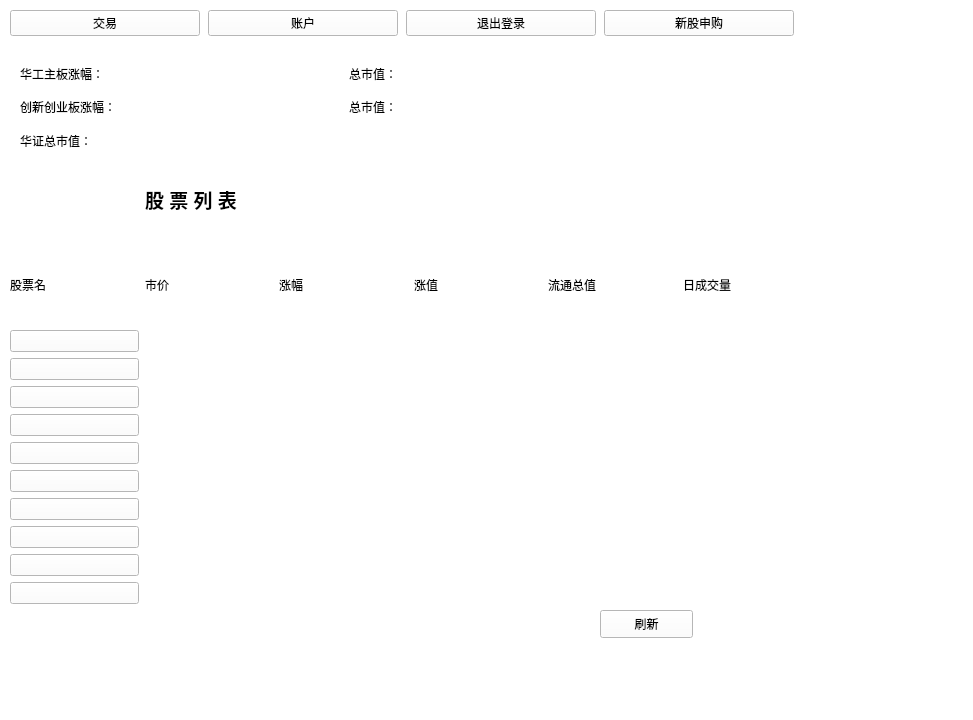
<?xml version="1.0" encoding="UTF-8"?>
<ui version="4.0">
 <class>afterLoginin</class>
 <widget class="QMainWindow" name="afterLoginin">
  <property name="geometry">
   <rect>
    <x>0</x>
    <y>0</y>
    <width>973</width>
    <height>720</height>
   </rect>
  </property>
  <property name="windowTitle">
   <string>MainWindow</string>
  </property>
  <property name="styleSheet">
   <string notr="true">background:rgb(255, 255, 255)</string>
  </property>
  <widget class="QWidget" name="centralwidget">
   <widget class="QWidget" name="gridLayoutWidget">
    <property name="geometry">
     <rect>
      <x>20</x>
      <y>60</y>
      <width>651</width>
      <height>94</height>
     </rect>
    </property>
    <layout class="QGridLayout" name="gridLayout">
     <item row="0" column="2">
      <widget class="QLabel" name="label_5">
       <property name="text">
        <string>总市值：</string>
       </property>
      </widget>
     </item>
     <item row="2" column="2">
      <widget class="QLabel" name="label_6">
       <property name="text">
        <string>总市值：</string>
       </property>
      </widget>
     </item>
     <item row="0" column="0">
      <widget class="QLabel" name="label_2">
       <property name="text">
        <string>华工主板涨幅：</string>
       </property>
      </widget>
     </item>
     <item row="2" column="0">
      <widget class="QLabel" name="label_3">
       <property name="text">
        <string>创新创业板涨幅：</string>
       </property>
      </widget>
     </item>
     <item row="3" column="0">
      <widget class="QLabel" name="label_4">
       <property name="text">
        <string>华证总市值：</string>
       </property>
      </widget>
     </item>
     <item row="3" column="1">
      <widget class="QLabel" name="label_9">
       <property name="text">
        <string/>
       </property>
      </widget>
     </item>
     <item row="0" column="1">
      <widget class="QLabel" name="label_7">
       <property name="text">
        <string/>
       </property>
      </widget>
     </item>
     <item row="2" column="1">
      <widget class="QLabel" name="label_8">
       <property name="text">
        <string/>
       </property>
      </widget>
     </item>
     <item row="0" column="3">
      <widget class="QLabel" name="label_10">
       <property name="text">
        <string/>
       </property>
      </widget>
     </item>
     <item row="2" column="3">
      <widget class="QLabel" name="label_11">
       <property name="text">
        <string/>
       </property>
      </widget>
     </item>
    </layout>
   </widget>
   <widget class="QWidget" name="gridLayoutWidget_3">
    <property name="geometry">
     <rect>
      <x>10</x>
      <y>160</y>
      <width>801</width>
      <height>444</height>
     </rect>
    </property>
    <layout class="QGridLayout" name="gridLayout_3">
     <item row="2" column="5">
      <widget class="QLabel" name="label_a15">
       <property name="text">
        <string/>
       </property>
      </widget>
     </item>
     <item row="3" column="2">
      <widget class="QLabel" name="label_a22">
       <property name="text">
        <string/>
       </property>
      </widget>
     </item>
     <item row="9" column="0">
      <widget class="QPushButton" name="pushButton_10">
       <property name="text">
        <string/>
       </property>
      </widget>
     </item>
     <item row="5" column="0">
      <widget class="QPushButton" name="pushButton_3">
       <property name="text">
        <string/>
       </property>
      </widget>
     </item>
     <item row="3" column="4">
      <widget class="QLabel" name="label_a24">
       <property name="text">
        <string/>
       </property>
      </widget>
     </item>
     <item row="1" column="2">
      <widget class="QLabel" name="label_45">
       <property name="text">
        <string>涨幅</string>
       </property>
      </widget>
     </item>
     <item row="2" column="0">
      <widget class="QPushButton" name="pushButton_4">
       <property name="text">
        <string/>
       </property>
      </widget>
     </item>
     <item row="3" column="5">
      <widget class="QLabel" name="label_a25">
       <property name="text">
        <string/>
       </property>
      </widget>
     </item>
     <item row="4" column="0">
      <widget class="QPushButton" name="pushButton_2">
       <property name="text">
        <string/>
       </property>
      </widget>
     </item>
     <item row="2" column="4">
      <widget class="QLabel" name="label_a14">
       <property name="text">
        <string/>
       </property>
      </widget>
     </item>
     <item row="2" column="1">
      <widget class="QLabel" name="label_a11">
       <property name="text">
        <string/>
       </property>
      </widget>
     </item>
     <item row="8" column="0">
      <widget class="QPushButton" name="pushButton_9">
       <property name="text">
        <string/>
       </property>
      </widget>
     </item>
     <item row="10" column="0">
      <widget class="QPushButton" name="pushButton_11">
       <property name="text">
        <string/>
       </property>
      </widget>
     </item>
     <item row="3" column="1">
      <widget class="QLabel" name="label_a21">
       <property name="text">
        <string/>
       </property>
      </widget>
     </item>
     <item row="7" column="0">
      <widget class="QPushButton" name="pushButton_7">
       <property name="text">
        <string/>
       </property>
      </widget>
     </item>
     <item row="3" column="0">
      <widget class="QPushButton" name="pushButton_8">
       <property name="text">
        <string/>
       </property>
      </widget>
     </item>
     <item row="1" column="3">
      <widget class="QLabel" name="label_44">
       <property name="text">
        <string>涨值</string>
       </property>
      </widget>
     </item>
     <item row="1" column="4">
      <widget class="QLabel" name="label_43">
       <property name="text">
        <string>流通总值</string>
       </property>
      </widget>
     </item>
     <item row="2" column="2">
      <widget class="QLabel" name="label_a12">
       <property name="text">
        <string/>
       </property>
      </widget>
     </item>
     <item row="1" column="5">
      <widget class="QLabel" name="label_41">
       <property name="text">
        <string>日成交量</string>
       </property>
      </widget>
     </item>
     <item row="2" column="3">
      <widget class="QLabel" name="label_a13">
       <property name="text">
        <string/>
       </property>
      </widget>
     </item>
     <item row="3" column="3">
      <widget class="QLabel" name="label_a23">
       <property name="text">
        <string/>
       </property>
      </widget>
     </item>
     <item row="6" column="0">
      <widget class="QPushButton" name="pushButton_5">
       <property name="text">
        <string/>
       </property>
      </widget>
     </item>
     <item row="1" column="1">
      <widget class="QLabel" name="label_46">
       <property name="text">
        <string>市价</string>
       </property>
      </widget>
     </item>
     <item row="11" column="0">
      <widget class="QPushButton" name="pushButton_12">
       <property name="text">
        <string/>
       </property>
      </widget>
     </item>
     <item row="4" column="1">
      <widget class="QLabel" name="label_a31">
       <property name="text">
        <string/>
       </property>
      </widget>
     </item>
     <item row="5" column="1">
      <widget class="QLabel" name="label_a41">
       <property name="text">
        <string/>
       </property>
      </widget>
     </item>
     <item row="6" column="1">
      <widget class="QLabel" name="label_a51">
       <property name="text">
        <string/>
       </property>
      </widget>
     </item>
     <item row="7" column="1">
      <widget class="QLabel" name="label_a61">
       <property name="text">
        <string/>
       </property>
      </widget>
     </item>
     <item row="8" column="1">
      <widget class="QLabel" name="label_a71">
       <property name="text">
        <string/>
       </property>
      </widget>
     </item>
     <item row="9" column="1">
      <widget class="QLabel" name="label_a81">
       <property name="text">
        <string/>
       </property>
      </widget>
     </item>
     <item row="10" column="1">
      <widget class="QLabel" name="label_a91">
       <property name="text">
        <string/>
       </property>
      </widget>
     </item>
     <item row="11" column="1">
      <widget class="QLabel" name="label_a101">
       <property name="text">
        <string/>
       </property>
      </widget>
     </item>
     <item row="11" column="2">
      <widget class="QLabel" name="label_a102">
       <property name="text">
        <string/>
       </property>
      </widget>
     </item>
     <item row="10" column="2">
      <widget class="QLabel" name="label_a92">
       <property name="text">
        <string/>
       </property>
      </widget>
     </item>
     <item row="9" column="2">
      <widget class="QLabel" name="label_a82">
       <property name="text">
        <string/>
       </property>
      </widget>
     </item>
     <item row="8" column="2">
      <widget class="QLabel" name="label_a72">
       <property name="text">
        <string/>
       </property>
      </widget>
     </item>
     <item row="7" column="2">
      <widget class="QLabel" name="label_a62">
       <property name="text">
        <string/>
       </property>
      </widget>
     </item>
     <item row="6" column="2">
      <widget class="QLabel" name="label_a52">
       <property name="text">
        <string/>
       </property>
      </widget>
     </item>
     <item row="5" column="2">
      <widget class="QLabel" name="label_a42">
       <property name="text">
        <string/>
       </property>
      </widget>
     </item>
     <item row="4" column="2">
      <widget class="QLabel" name="label_a32">
       <property name="text">
        <string/>
       </property>
      </widget>
     </item>
     <item row="6" column="3">
      <widget class="QLabel" name="label_a53">
       <property name="text">
        <string/>
       </property>
      </widget>
     </item>
     <item row="5" column="3">
      <widget class="QLabel" name="label_a43">
       <property name="text">
        <string/>
       </property>
      </widget>
     </item>
     <item row="4" column="3">
      <widget class="QLabel" name="label_a33">
       <property name="text">
        <string/>
       </property>
      </widget>
     </item>
     <item row="7" column="3">
      <widget class="QLabel" name="label_a63">
       <property name="text">
        <string/>
       </property>
      </widget>
     </item>
     <item row="8" column="3">
      <widget class="QLabel" name="label_a73">
       <property name="text">
        <string/>
       </property>
      </widget>
     </item>
     <item row="9" column="3">
      <widget class="QLabel" name="label_a83">
       <property name="text">
        <string/>
       </property>
      </widget>
     </item>
     <item row="10" column="3">
      <widget class="QLabel" name="label_a93">
       <property name="text">
        <string/>
       </property>
      </widget>
     </item>
     <item row="11" column="3">
      <widget class="QLabel" name="label_a103">
       <property name="text">
        <string/>
       </property>
      </widget>
     </item>
     <item row="4" column="4">
      <widget class="QLabel" name="label_a34">
       <property name="text">
        <string/>
       </property>
      </widget>
     </item>
     <item row="5" column="4">
      <widget class="QLabel" name="label_a44">
       <property name="text">
        <string/>
       </property>
      </widget>
     </item>
     <item row="6" column="4">
      <widget class="QLabel" name="label_a54">
       <property name="text">
        <string/>
       </property>
      </widget>
     </item>
     <item row="7" column="4">
      <widget class="QLabel" name="label_a64">
       <property name="text">
        <string/>
       </property>
      </widget>
     </item>
     <item row="8" column="4">
      <widget class="QLabel" name="label_a74">
       <property name="text">
        <string/>
       </property>
      </widget>
     </item>
     <item row="9" column="4">
      <widget class="QLabel" name="label_a84">
       <property name="text">
        <string/>
       </property>
      </widget>
     </item>
     <item row="10" column="4">
      <widget class="QLabel" name="label_a94">
       <property name="text">
        <string/>
       </property>
      </widget>
     </item>
     <item row="11" column="4">
      <widget class="QLabel" name="label_a104">
       <property name="text">
        <string/>
       </property>
      </widget>
     </item>
     <item row="4" column="5">
      <widget class="QLabel" name="label_a35">
       <property name="text">
        <string/>
       </property>
      </widget>
     </item>
     <item row="5" column="5">
      <widget class="QLabel" name="label_a45">
       <property name="text">
        <string/>
       </property>
      </widget>
     </item>
     <item row="6" column="5">
      <widget class="QLabel" name="label_a55">
       <property name="text">
        <string/>
       </property>
      </widget>
     </item>
     <item row="7" column="5">
      <widget class="QLabel" name="label_a65">
       <property name="text">
        <string/>
       </property>
      </widget>
     </item>
     <item row="8" column="5">
      <widget class="QLabel" name="label_a75">
       <property name="text">
        <string/>
       </property>
      </widget>
     </item>
     <item row="9" column="5">
      <widget class="QLabel" name="label_a85">
       <property name="text">
        <string/>
       </property>
      </widget>
     </item>
     <item row="10" column="5">
      <widget class="QLabel" name="label_a95">
       <property name="text">
        <string/>
       </property>
      </widget>
     </item>
     <item row="11" column="5">
      <widget class="QLabel" name="label_a105">
       <property name="text">
        <string/>
       </property>
      </widget>
     </item>
     <item row="0" column="1" colspan="2">
      <widget class="QLabel" name="label_39">
       <property name="text">
        <string>&lt;html&gt;&lt;head/&gt;&lt;body&gt;&lt;p&gt;&lt;span style=&quot; font-size:14pt; font-weight:600;&quot;&gt;           股 票 列 表&lt;/span&gt;&lt;/p&gt;&lt;/body&gt;&lt;/html&gt;</string>
       </property>
      </widget>
     </item>
     <item row="1" column="0">
      <widget class="QLabel" name="label_12">
       <property name="text">
        <string>股票名</string>
       </property>
      </widget>
     </item>
    </layout>
   </widget>
   <widget class="QWidget" name="horizontalLayoutWidget">
    <property name="geometry">
     <rect>
      <x>10</x>
      <y>10</y>
      <width>784</width>
      <height>41</height>
     </rect>
    </property>
    <layout class="QHBoxLayout" name="horizontalLayout">
     <property name="spacing">
      <number>8</number>
     </property>
     <property name="sizeConstraint">
      <enum>QLayout::SetMaximumSize</enum>
     </property>
     <item>
      <widget class="QPushButton" name="transAction">
       <property name="text">
        <string>交易</string>
       </property>
      </widget>
     </item>
     <item>
      <widget class="QPushButton" name="Account">
       <property name="text">
        <string>账户</string>
       </property>
      </widget>
     </item>
     <item>
      <widget class="QPushButton" name="pushButton_6">
       <property name="text">
        <string>退出登录</string>
       </property>
      </widget>
     </item>
     <item>
      <widget class="QPushButton" name="pushButton">
       <property name="text">
        <string>新股申购</string>
       </property>
      </widget>
     </item>
    </layout>
   </widget>
   <widget class="QPushButton" name="pushButton_13">
    <property name="geometry">
     <rect>
      <x>600</x>
      <y>610</y>
      <width>93</width>
      <height>28</height>
     </rect>
    </property>
    <property name="text">
     <string>刷新</string>
    </property>
   </widget>
   <widget class="QLabel" name="label">
    <property name="geometry">
     <rect>
      <x>730</x>
      <y>80</y>
      <width>151</width>
      <height>51</height>
     </rect>
    </property>
    <property name="text">
     <string/>
    </property>
   </widget>
  </widget>
  <widget class="QMenuBar" name="menubar">
   <property name="geometry">
    <rect>
     <x>0</x>
     <y>0</y>
     <width>973</width>
     <height>26</height>
    </rect>
   </property>
  </widget>
  <widget class="QStatusBar" name="statusbar"/>
 </widget>
 <resources/>
 <connections/>
</ui>
